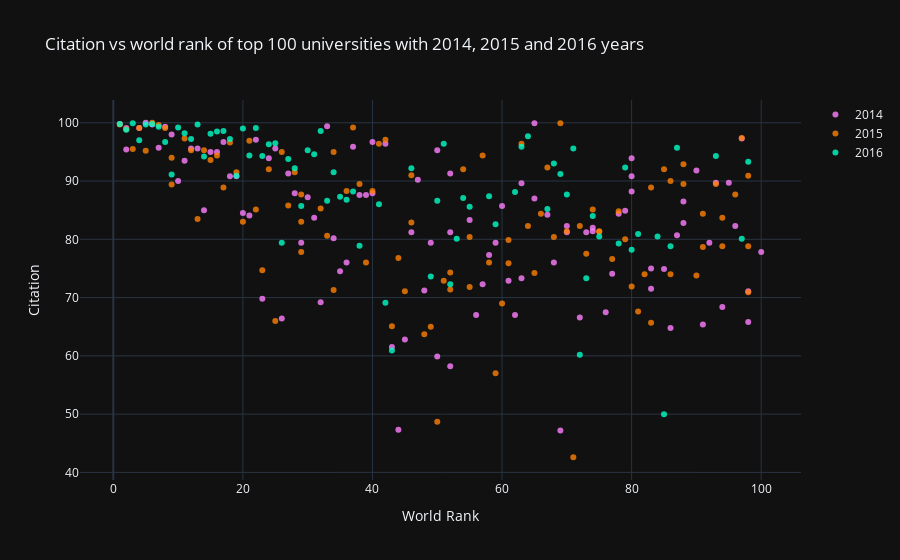

Notebook code cell kept with this figure:
### Markdown cell above
### Citation vs world rank of top 100 universities with 2014, 2015 and 2016 years

### Code cell
df2014= timesData[timesData.year==2014].iloc[:100,]
df2015= timesData[timesData.year==2015].iloc[:100,]
df2016= timesData[timesData.year==2016].iloc[:100,]


goObject1= go.Scatter(
                  x=df2014.world_rank, 
                  y=df2014.citations,
                  name= '2014',
                  mode='markers',
                  marker = dict(color = 'rgba(255, 128, 255, 0.8)'),
                  text=df2014.university_name
                    )

goObject2= go.Scatter(
                  x=df2015.world_rank, 
                  y=df2015.citations,
                  name= '2015',
                  mode='markers',
                  marker = dict(color = 'rgba(255, 128, 2, 0.8)'),
                  text=df2015.university_name
                    )

goObject3= go.Scatter(
                  x=df2016.world_rank, 
                  y=df2016.citations,
                  name= '2016',
                  mode='markers',
                  marker = dict(color = 'rgba(0, 255, 200, 0.8)'),
                  text=df2016.university_name
                    )

layout=dict(title="Citation vs world rank of top 100 universities with 2014, 2015 and 2016 years", 
            xaxis= dict(title='World Rank'),
            yaxis= dict(title='Citation'),
            template= "plotly_dark")

fig = go.Figure(data =[goObject1,goObject2,goObject3], layout=layout)
iplot(fig)

### Figure 1 — Plotly figure (JSON) as saved in the notebook; plotly's stock layout.template omitted (floating-point values rounded to 4 significant figures)
{"data": [{"marker": {"color": "rgba(255, 128, 255, 0.8)"}, "mode": "markers", "name": "2014", "text": ["California Institute of Technology", "Harvard University", "University of Oxford", "Stanford University", "Massachusetts Institute of Technology", "Princeton University", "University of Cambridge", "University of California, Berkeley", "University of Chicago", "Imperial College London", "Yale University", "University of California, Los Angeles", "Columbia University", "ETH Zurich – Swiss Federal Institute of Technology Zurich", "Johns Hopkins University", "University of Pennsylvania", "Duke University", "University of Michigan", "Cornell University", "University of Toronto", "University College London", "Northwestern University", "University of Tokyo", "Carnegie Mellon University", "University of Washington", "National University of Singapore", "University of Texas at Austin", "Georgia Institute of Technology", "University of Illinois at Urbana-Champaign", "University of Wisconsin-Madison", "University of British Columbia", "London School of Economics and Political Science", "University of California, Santa Barbara", "University of Melbourne", "McGill University", "Karolinska Institute", "École Polytechnique Fédérale de Lausanne", "King’s College London", "University of Edinburgh", "New York University", "University of California, San Diego", "Washington University in St Louis", "University of Hong Kong", "Seoul National University", "Peking University", "University of Minnesota", "University of North Carolina at Chapel Hill", "Australian National University", "Pennsylvania State University", "Boston University", "Tsinghua University", "Brown University", "Kyoto University", "University of California, Davis", "LMU Munich", "Korea Advanced Institute of Science and Technology (KAIST)", "Hong Kong University of Science and Technology", "University of Manchester", "Ohio State University", "Pohang University of Science and Technology", "KU Leuven", "Purdue University", "The University of Queensland", "University of Göttingen", "Rice University", "École Normale Supérieure", "Leiden University", "Heidelberg University", "Delft University of Technology", "University of Southern California", "École Polytechnique", "University of Sydney", "Erasmus University Rotterdam", "University of Basel", "Utrecht University", "Nanyang Technological University", "Wageningen University and Research Center", "University of Pittsburgh", "University of Bristol", "Durham University", "Emory University", "Tufts University", "Michigan State University", "University of Amsterdam", "Ghent University", "Free University of Berlin", "Technical University of Munich", "Case Western Reserve University", "Vanderbilt University", "University of Notre Dame", "Monash University", "McMaster University", "University of California, Irvine", "Humboldt University of Berlin", "University of Rochester", "Pierre and Marie Curie University", "University of Colorado Boulder", "Maastricht University", "University of Groningen", "University of Helsinki"], "type": "scatter", "x": ["1", "2", "2", "4", "5", "6", "7", "8", "9", "10", "11", "12", "13", "14", "15", "16", "17", "18", "19", "20", "21", "22", "23", "24", "25", "26", "27", "28", "29", "30", "31", "32", "33", "34", "35", "36", "37", "38", "39", "40", "40", "42", "43", "44", "45", "46", "47", "48", "49", "50", "50", "52", "52", "52", "55", "56", "57", "58", "59", "60", "61", "62", "63", "63", "65", "65", "67", "68", "69", "70", "70", "72", "73", "74", "74", "76", "77", "78", "79", "80", "80", "80", "83", "83", "85", "86", "87", "88", "88", "90", "91", "92", "93", "94", "95", "96", "97", "98", "98", "100"], "y": [99.8, 99.1, 95.4, 99.1, 100, 99.7, 95.7, 99.3, 98, 90, 93.5, 95.6, 95.6, 85, 95, 95, 96.7, 90.8, 90.8, 84.5, 84.1, 97.1, 69.8, 93.9, 95.6, 66.4, 91.3, 87.9, 79.4, 87.2, 83.7, 69.2, 99.4, 80.2, 74.5, 76, 95.9, 87.6, 87.6, 87.9, 96.7, 96.4, 61.5, 47.3, 62.8, 81.2, 90.2, 71.2, 79.4, 95.3, 59.9, 91.3, 58.2, 81.2, 83.3, 67, 72.3, 77.3, 79.4, 85.7, 72.9, 67, 73.3, 89.6, 99.9, 87, 84.2, 76, 47.2, 81.2, 82.3, 66.6, 81.2, 81.4, 82, 67.5, 74.1, 84.4, 84.9, 88.2, 90.8, 93.9, 71.5, 75, 74.9, 64.8, 80.7, 82.8, 86.5, 91.8, 65.4, 79.4, 89.7, 68.4, 89.7, 82.3, 97.3, 65.8, 71.1, 77.8]}, {"marker": {"color": "rgba(255, 128, 2, 0.8)"}, "mode": "markers", "name": "2015", "text": ["California Institute of Technology", "Harvard University", "University of Oxford", "Stanford University", "University of Cambridge", "Massachusetts Institute of Technology", "Princeton University", "University of California, Berkeley", "Imperial College London", "Yale University", "University of Chicago", "University of California, Los Angeles", "ETH Zurich – Swiss Federal Institute of Technology Zurich", "Columbia University", "Johns Hopkins University", "University of Pennsylvania", "University of Michigan", "Duke University", "Cornell University", "University of Toronto", "Northwestern University", "University College London", "University of Tokyo", "Carnegie Mellon University", "National University of Singapore", "University of Washington", "Georgia Institute of Technology", "University of Texas at Austin", "LMU Munich", "University of Illinois at Urbana-Champaign", "University of Wisconsin-Madison", "University of British Columbia", "University of Melbourne", "London School of Economics and Political Science", "École Polytechnique Fédérale de Lausanne", "University of Edinburgh", "University of California, Santa Barbara", "New York University", "McGill University", "King’s College London", "University of California, San Diego", "Washington University in St Louis", "University of Hong Kong", "Karolinska Institute", "Australian National University", "University of Minnesota", "University of North Carolina at Chapel Hill", "Peking University", "Tsinghua University", "Seoul National University", "Hong Kong University of Science and Technology", "Korea Advanced Institute of Science and Technology (KAIST)", "University of Manchester", "Brown University", "KU Leuven", "University of California, Davis", "Boston University", "Pennsylvania State University", "Kyoto University", "University of Sydney", "Nanyang Technological University", "École Polytechnique", "Scuola Normale Superiore di Pisa", "Leiden University", "The University of Queensland", "Pohang University of Science and Technology", "University of Göttingen", "Ohio State University", "Rice University", "Heidelberg University", "Delft University of Technology", "Erasmus University Rotterdam", "Wageningen University and Research Center", "University of Bristol", "University of Basel", "University of Southern California", "University of Amsterdam", "École Normale Supérieure", "Utrecht University", "Humboldt University of Berlin", "Free University of Berlin", "Michigan State University", "Durham University", "Monash University", "Middle East Technical University", "University of Arizona", "University of Notre Dame", "Tufts University", "University of California, Irvine", "Ghent University", "University of Massachusetts", "University of Pittsburgh", "Emory University", "McMaster University", "University of Glasgow", "Vanderbilt University", "University of Colorado Boulder", "Stockholm University", "Technical University of Munich", "Uppsala University"], "type": "scatter", "x": ["1", "2", "3", "4", "5", "6", "7", "8", "9", "9", "11", "12", "13", "14", "15", "16", "17", "18", "19", "20", "21", "22", "23", "24", "25", "26", "27", "28", "29", "29", "29", "32", "33", "34", "34", "36", "37", "38", "39", "40", "41", "42", "43", "44", "45", "46", "46", "48", "49", "50", "51", "52", "52", "54", "55", "55", "57", "58", "59", "60", "61", "61", "63", "64", "65", "66", "67", "68", "69", "70", "71", "72", "73", "74", "75", "75", "77", "78", "79", "80", "81", "82", "83", "83", "85", "86", "86", "88", "88", "90", "91", "91", "93", "94", "94", "96", "97", "98", "98", "98"], "y": [99.7, 98.9, 95.5, 99.1, 95.2, 100, 99.6, 99.1, 89.4, 94, 97.3, 95.3, 83.5, 95.3, 93.6, 94.4, 88.9, 96.6, 91.5, 83, 96.9, 85.1, 74.7, 92, 66, 95, 85.8, 91.5, 83, 77.8, 87.7, 85.3, 80.6, 71.3, 95, 88.3, 99.2, 89.5, 76, 88.3, 96.4, 97.1, 65.1, 76.8, 71.1, 82.9, 91, 63.7, 65, 48.7, 72.9, 71.4, 74.3, 92, 71.8, 80.4, 94.4, 76, 57, 69, 75.9, 79.9, 96.4, 82.3, 74.2, 84.4, 92.3, 80.4, 99.9, 81.4, 42.6, 82.3, 77.5, 85.1, 81.4, 81.3, 76.6, 84.8, 80, 71.9, 67.6, 74, 88.9, 65.7, 92, 74, 90, 92.9, 89.5, 73.8, 78.7, 84.4, 89.5, 78.8, 83.7, 87.7, 97.4, 90.9, 78.8, 70.9]}, {"marker": {"color": "rgba(0, 255, 200, 0.8)"}, "mode": "markers", "name": "2016", "text": ["California Institute of Technology", "University of Oxford", "Stanford University", "University of Cambridge", "Massachusetts Institute of Technology", "Harvard University", "Princeton University", "Imperial College London", "ETH Zurich – Swiss Federal Institute of Technology Zurich", "University of Chicago", "Johns Hopkins University", "Yale University", "University of California, Berkeley", "University College London", "Columbia University", "University of California, Los Angeles", "University of Pennsylvania", "Cornell University", "University of Toronto", "Duke University", "University of Michigan", "Carnegie Mellon University", "London School of Economics and Political Science", "University of Edinburgh", "Northwestern University", "National University of Singapore", "King’s College London", "Karolinska Institute", "LMU Munich", "New York University", "École Polytechnique Fédérale de Lausanne", "University of Washington", "University of Melbourne", "University of British Columbia", "KU Leuven", "University of Illinois at Urbana-Champaign", "Heidelberg University", "McGill University", "University of California, San Diego", "University of California, Santa Barbara", "Georgia Institute of Technology", "Peking University", "University of Tokyo", "University of California, Davis", "University of Hong Kong", "University of Texas at Austin", "Tsinghua University", "Wageningen University and Research Center", "Humboldt University of Berlin", "University of Wisconsin-Madison", "Brown University", "Australian National University", "Technical University of Munich", "École Normale Supérieure", "Nanyang Technological University", "University of Manchester", "University of Sydney", "University of Amsterdam", "Hong Kong University of Science and Technology", "The University of Queensland", "Washington University in St Louis", "Utrecht University", "University of North Carolina at Chapel Hill", "Boston University", "Delft University of Technology", "University of Minnesota", "Leiden University", "University of Southern California", "University of Bristol", "Durham University", "Erasmus University Rotterdam", "Free University of Berlin", "Monash University", "University of Groningen", "Pennsylvania State University", "University of Glasgow", "University of Helsinki", "University of Tübingen", "University of Pittsburgh", "University of Warwick", "Uppsala University", "University of Copenhagen", "University of New South Wales", "University of Freiburg", "Seoul National University", "University of St Andrews", "Vanderbilt University", "Kyoto University", "Maastricht University", "Emory University", "Lund University", "Ohio State University", "University of Exeter", "University of Bonn", "Georgetown University", "McMaster University", "University of Sheffield", "Queen Mary University of London", "University of Göttingen", "Michigan State University"], "type": "scatter", "x": ["1", "2", "3", "4", "5", "6", "7", "8", "9", "10", "11", "12", "13", "14", "15", "16", "17", "18", "19", "20", "21", "22", "23", "24", "25", "26", "27", "28", "29", "30", "31", "32", "33", "34", "35", "36", "37", "38", "=39", "=39", "41", "42", "43", "=44", "=44", "46", "=47", "=47", "49", "50", "51", "52", "53", "54", "55", "=56", "=56", "58", "59", "=60", "=60", "62", "63", "64", "=65", "=65", "67", "68", "69", "70", "71", "72", "73", "74", "75", "=76", "=76", "78", "79", "80", "81", "=82", "=82", "84", "85", "86", "87", "=88", "=88", "=90", "=90", "=90", "93", "=94", "=94", "=94", "97", "98", "=99", "=99"], "y": [99.8, 98.8, 99.9, 97, 99.7, 99.8, 99.3, 96.7, 91.1, 99.2, 98.2, 97.2, 99.7, 94.2, 98.1, 98.5, 98.6, 97.2, 90.9, 99, 94.4, 99.1, 94.3, 96.3, 96.5, 79.4, 93.8, 92.2, 85.7, 95.3, 94.6, 98.6, 86.6, 91.5, 87.3, 86.8, 88.2, 78.9, 98.7, 99.2, 86, 69.1, 60.9, 84.3, 70.1, 92.2, 58.8, 87.8, 73.6, 86.6, 96.4, 72.3, 80.1, 87.1, 85.6, 77.3, 77.5, 87.4, 82.6, 82.4, 99.2, 88.1, 95.9, 97.7, 61.5, 88, 85.2, 93, 91.2, 87.7, 95.6, 60.2, 73.3, 84, 80.5, 92.3, 82.1, 79.3, 92.3, 78.2, 80.9, 86.2, 82.1, 80.5, 50, 78.8, 95.7, 46.6, 82.7, 96.7, 81.3, 83.2, 94.3, 85.3, 82.5, 84.9, 80.1, 93.3, 72.7, 76.8]}], "layout": {"title": {"text": "Citation vs world rank of top 100 universities with 2014, 2015 and 2016 years"}, "xaxis": {"title": {"text": "World Rank"}}, "yaxis": {"title": {"text": "Citation"}}}}
